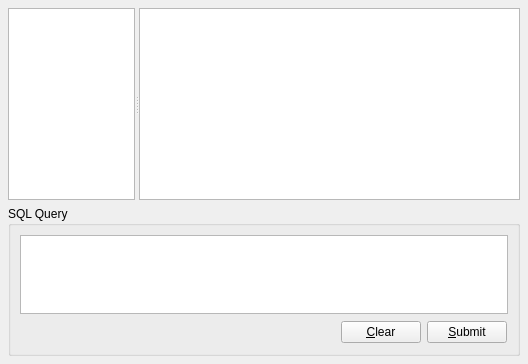
<?xml version="1.0" encoding="UTF-8"?>
<ui version="4.0">
 <class>Browser</class>
 <widget class="QWidget" name="Browser">
   <!--
  <property name="xxxgeometry">
   <rect>
    <x>0</x>
    <y>0</y>
    <width>899</width>
    <height>639</height>
   </rect>
  </property>
  <property name="sizeHint">
   <size>
    <width>450</width>
    <height>500</height>
   </size>
   </property>
   -->
  <layout class="QVBoxLayout">
   <property name="spacing">
    <number>6</number>
   </property>
   <property name="leftMargin">
    <number>8</number>
   </property>
   <property name="topMargin">
    <number>8</number>
   </property>
   <property name="rightMargin">
    <number>8</number>
   </property>
   <property name="bottomMargin">
    <number>8</number>
   </property>
   <item>
    <widget class="QSplitter" name="splitter_2">
     <property name="sizePolicy">
      <sizepolicy hsizetype="Expanding" vsizetype="Expanding">
       <horstretch>0</horstretch>
       <verstretch>0</verstretch>
      </sizepolicy>
     </property>
     <property name="orientation">
      <enum>Qt::Horizontal</enum>
     </property>
     <widget class="ConnectionWidget" name="connectionWidget">
      <property name="sizePolicy">
       <sizepolicy hsizetype="Preferred" vsizetype="Expanding">
        <horstretch>1</horstretch>
        <verstretch>0</verstretch>
       </sizepolicy>
      </property>
     </widget>
     <widget class="QTableView" name="table">
      <property name="sizePolicy">
       <sizepolicy hsizetype="Expanding" vsizetype="Expanding">
        <horstretch>3</horstretch>
        <verstretch>0</verstretch>
       </sizepolicy>
      </property>
      <property name="contextMenuPolicy">
       <enum>Qt::ActionsContextMenu</enum>
      </property>
      <property name="selectionBehavior">
       <enum>QAbstractItemView::SelectRows</enum>
      </property>
     </widget>
    </widget>
   </item>
   <item>
    <widget class="QGroupBox" name="groupBox">
     <property name="sizePolicy">
      <sizepolicy hsizetype="Expanding" vsizetype="MinimumExpanding">
       <horstretch>0</horstretch>
       <verstretch>0</verstretch>
      </sizepolicy>
     </property>
     <property name="maximumSize">
      <size>
       <width>16777215</width>
       <height>150</height>
      </size>
     </property>
     <property name="title">
      <string>SQL Query</string>
     </property>
     <layout class="QVBoxLayout">
      <property name="spacing">
       <number>6</number>
      </property>
      <property name="leftMargin">
       <number>9</number>
      </property>
      <property name="topMargin">
       <number>9</number>
      </property>
      <property name="rightMargin">
       <number>9</number>
      </property>
      <property name="bottomMargin">
       <number>9</number>
      </property>
      <item>
       <widget class="QTextEdit" name="sqlEdit">
        <property name="sizePolicy">
         <sizepolicy hsizetype="Expanding" vsizetype="MinimumExpanding">
          <horstretch>0</horstretch>
          <verstretch>0</verstretch>
         </sizepolicy>
        </property>
        <property name="minimumSize">
         <size>
          <width>0</width>
          <height>19</height>
         </size>
        </property>
        <property name="baseSize">
         <size>
          <width>0</width>
          <height>120</height>
         </size>
        </property>
       </widget>
      </item>
      <item>
       <layout class="QHBoxLayout">
        <property name="spacing">
         <number>6</number>
        </property>
        <property name="leftMargin">
         <number>1</number>
        </property>
        <property name="topMargin">
         <number>1</number>
        </property>
        <property name="rightMargin">
         <number>1</number>
        </property>
        <property name="bottomMargin">
         <number>1</number>
        </property>
        <item>
         <spacer>
          <property name="orientation">
           <enum>Qt::Horizontal</enum>
          </property>
          <property name="sizeHint" stdset="0">
           <size>
            <width>40</width>
            <height>20</height>
           </size>
          </property>
         </spacer>
        </item>
        <item>
         <widget class="QPushButton" name="clearButton">
          <property name="text">
           <string>&amp;Clear</string>
          </property>
         </widget>
        </item>
        <item>
         <widget class="QPushButton" name="submitButton">
          <property name="text">
           <string>&amp;Submit</string>
          </property>
         </widget>
        </item>
       </layout>
      </item>
     </layout>
    </widget>
   </item>
  </layout>
  <action name="insertRowAction">
   <property name="enabled">
    <bool>false</bool>
   </property>
   <property name="text">
    <string>&amp;Insert Row</string>
   </property>
   <property name="statusTip">
    <string>Inserts a new Row</string>
   </property>
  </action>
  <action name="deleteRowAction">
   <property name="enabled">
    <bool>false</bool>
   </property>
   <property name="text">
    <string>&amp;Delete Row</string>
   </property>
   <property name="statusTip">
    <string>Deletes the current Row</string>
   </property>
  </action>
  <action name="fieldStrategyAction">
   <property name="checkable">
    <bool>true</bool>
   </property>
   <property name="text">
    <string>Submit on &amp;Field Change</string>
   </property>
   <property name="toolTip">
    <string>Commit on Field Change</string>
   </property>
  </action>
  <action name="rowStrategyAction">
   <property name="checkable">
    <bool>true</bool>
   </property>
   <property name="text">
    <string>Submit on &amp;Row Change</string>
   </property>
   <property name="toolTip">
    <string>Commit on Row Change</string>
   </property>
  </action>
  <action name="manualStrategyAction">
   <property name="checkable">
    <bool>true</bool>
   </property>
   <property name="text">
    <string>Submit &amp;Manually</string>
   </property>
   <property name="toolTip">
    <string>Commit Manually</string>
   </property>
  </action>
  <action name="submitAction">
   <property name="text">
    <string>&amp;Submit All</string>
   </property>
   <property name="toolTip">
    <string>Submit Changes</string>
   </property>
  </action>
  <action name="revertAction">
   <property name="text">
    <string>&amp;Revert All</string>
   </property>
   <property name="toolTip">
    <string>Revert</string>
   </property>
  </action>
  <action name="selectAction">
   <property name="text">
    <string>S&amp;elect</string>
   </property>
   <property name="toolTip">
    <string>Refresh Data from Database</string>
   </property>
  </action>
 </widget>
 <customwidgets>
  <customwidget>
   <class>ConnectionWidget</class>
   <extends>QTreeView</extends>
   <header>connectionwidget.h</header>
  </customwidget>
 </customwidgets>
 <tabstops>
  <tabstop>sqlEdit</tabstop>
  <tabstop>clearButton</tabstop>
  <tabstop>submitButton</tabstop>
  <tabstop>connectionWidget</tabstop>
  <tabstop>table</tabstop>
 </tabstops>
 <resources/>
 <connections/>
</ui>
